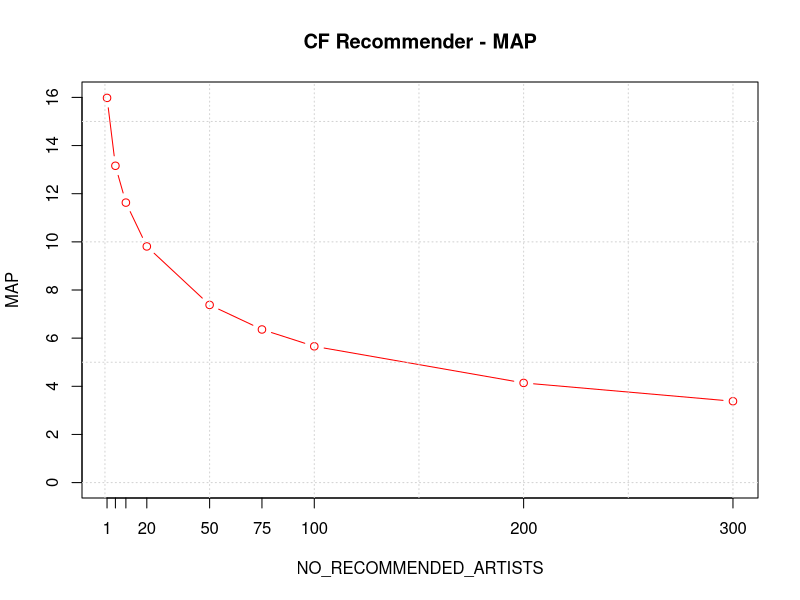
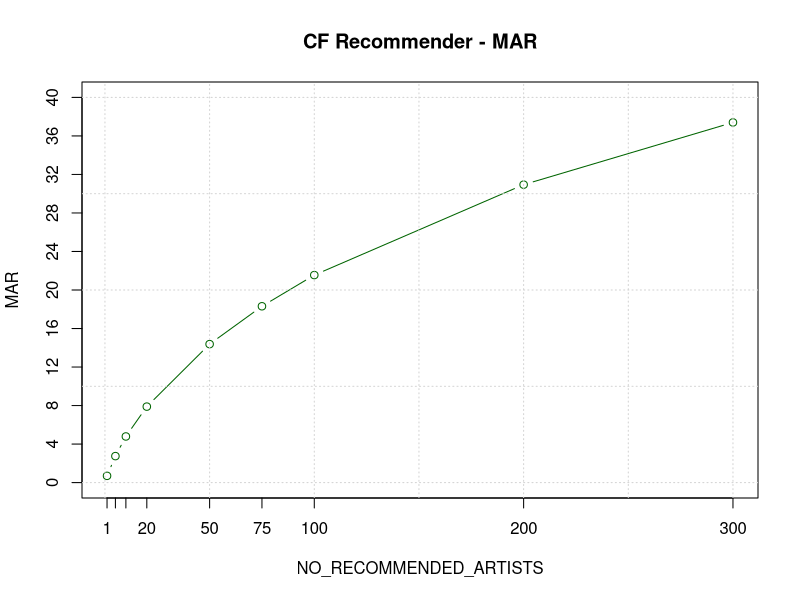
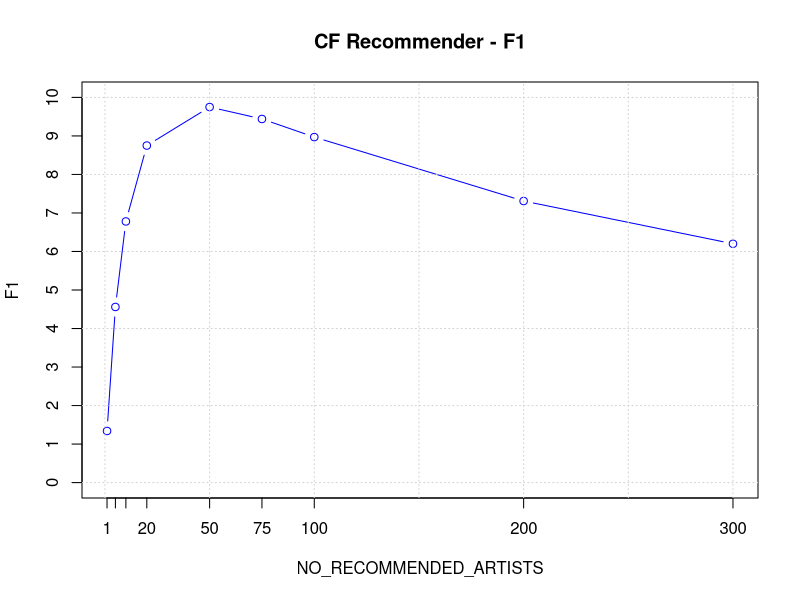
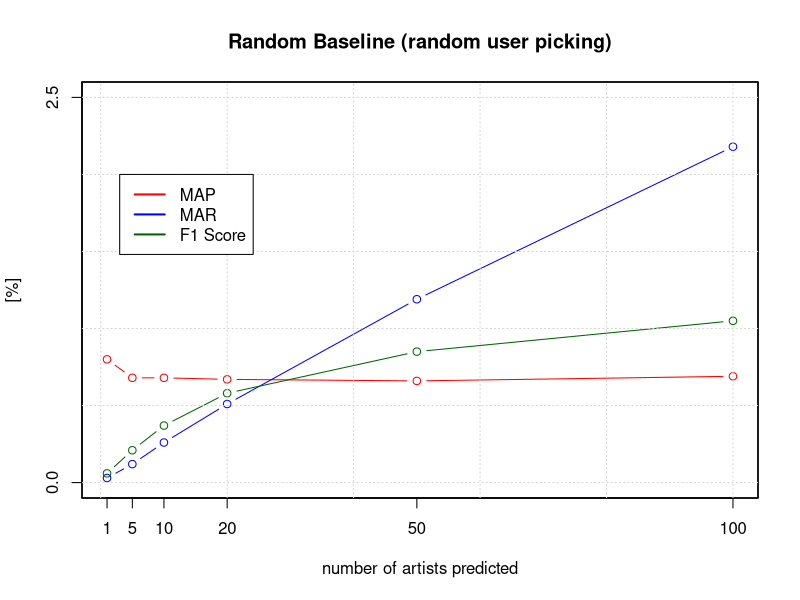
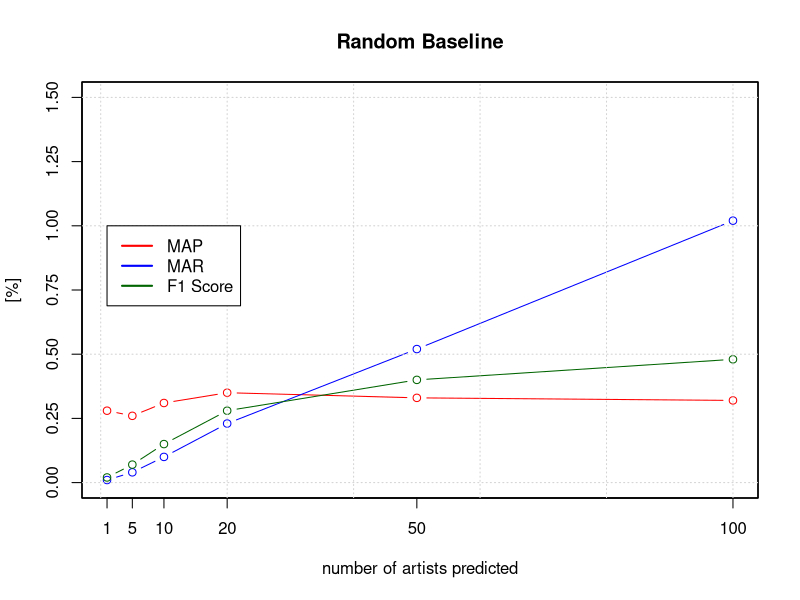
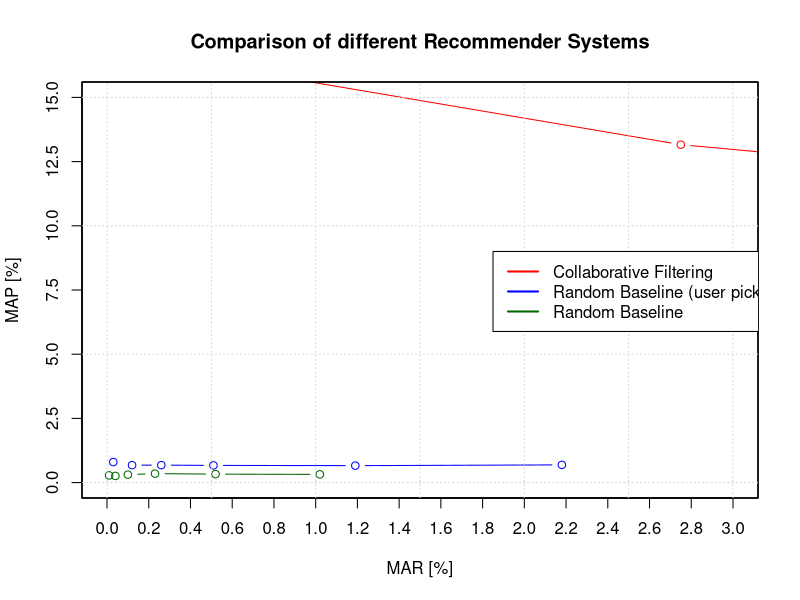

Here is the R script that generated these plots, in order:

# CF Recommender  (updated: 11.11.2016)

no_recommendations <- c(1, 5, 10, 20, 50, 75, 100, 200, 300)
cf_MAP <- c(15.98, 13.16, 11.63, 9.81, 7.38, 6.36, 5.66, 4.14, 3.38)
cf_MAR <- c(0.70, 2.75, 4.79, 7.89, 14.38, 18.31, 21.55, 30.94, 37.40)
cf_F1 <- c(1.34, 4.56, 6.78, 8.75, 9.75, 9.44, 8.97, 7.31, 6.20)

# CF - MAP
plot(no_recommendations, cf_MAP, type="b", xaxt="n", yaxt="n", xlab="NO_RECOMMENDED_ARTISTS", ylab="MAP", col="red", ylim=c(0,16), main="CF Recommender - MAP")
axis(1, at=no_recommendations, labels=no_recommendations)
axis(2, at=seq(0,16,by=2.0))
grid()
#text(no_recommendations+20, cf_MAP, cf_MAP) # doesnt look good because of: out of bounds problems

# CF - MAR
plot(no_recommendations, cf_MAR, type="b", xaxt="n", yaxt="n", xlab="NO_RECOMMENDED_ARTISTS", ylab="MAR", col="darkgreen", ylim=c(0,40), main="CF Recommender - MAR")
axis(1, at=no_recommendations, labels=no_recommendations)
axis(2, at=seq(0,40,by=4.0))
grid()

# CF - F1
plot(no_recommendations, cf_F1, type="b", xaxt="n", yaxt="n", xlab="NO_RECOMMENDED_ARTISTS", ylab="F1", col="blue", ylim=c(0,10), main="CF Recommender - F1")
axis(1, at=no_recommendations, labels=no_recommendations)
axis(2, at=seq(0,10,by=1.0))
grid()


# CB Recommender (updated: 11.11.2016)

no_recommendations <- c(1, 5, 10, 20, 50, 75, 100, 200, 300)
cb_MAP <- c(4.07, 3.75, 3.37, 2.92, 2.30, 2.01, 1.85, 1.34, 1.15)
cb_MAR <- c(1.56, 0.85, 1.45, 2.44, 4.72, 6.07, 7.34, 12.47, 15.61)
cb_F1 <- c(2.26, 1.39, 2.02, 2.66, 3.09, 3.02, 2.95, 2.42, 2.15)







# Random Baseline (Ours)
rb_n_artists <- c(1, 5, 10, 20, 50, 100)
rb_MAP <- c(0.8, 0.68, 0.68, 0.67, 0.66, 0.69)
rb_MAR <- c(0.03, 0.12, 0.26, 0.51, 1.19, 2.18)
rb_F1 <- c(0.06, 0.21, 0.37, 0.58, 0.85, 1.05)

plot(rb_n_artists, rb_MAP, type="b", xaxt="n", yaxt="n", xlab="number of artists predicted", ylab="[%]", col="red", ylim=c(0,2.5), main="Random Baseline (random user picking)")
par(new=TRUE)
plot(rb_n_artists, rb_MAR, type="b", xaxt="n", yaxt="n", xlab="", ylab="", col="blue", ylim=c(0,2.5))
par(new=TRUE)
plot(rb_n_artists, rb_F1, type="b", xaxt="n", yaxt="n", xlab="", ylab="", col="darkgreen", ylim=c(0,2.5))
axis(1, at=rb_n_artists, labels=rb_n_artists)
axis(2, at=seq(0,15,by=2.5))
grid()
legend(3, 2, c("MAP", "MAR", "F1 Score"), lty=c(1,1), lwd=2, col=c("red", "blue", "darkgreen"))
par(new=FALSE)

# Random Baseline (his)

rb2_n_artists <- c(1, 5, 10, 20, 50, 100)
rb2_MAP <- c(0.28, 0.26, 0.31, 0.35, 0.33, 0.32)
rb2_MAR <- c(0.01, 0.04, 0.1, 0.23, 0.52, 1.02)
rb2_F1 <- c(0.02, 0.07, 0.15, 0.28, 0.4, 0.48)

plot(rb2_n_artists, rb2_MAP, type="b", xaxt="n", yaxt="n", xlab="number of artists predicted", ylab="[%]", col="red", ylim=c(0,1.5), main="Random Baseline")
par(new=TRUE)
plot(rb2_n_artists, rb2_MAR, type="b", xaxt="n", yaxt="n", xlab="", ylab="", col="blue", ylim=c(0,1.5))
par(new=TRUE)
plot(rb2_n_artists, rb2_F1, type="b", xaxt="n", yaxt="n", xlab="", ylab="", col="darkgreen", ylim=c(0,1.5))
axis(1, at=rb2_n_artists, labels=rb2_n_artists)
axis(2, at=seq(0,1.5,by=0.25))
grid()
legend(1, 1, c("MAP", "MAR", "F1 Score"), lty=c(1,1), lwd=2, col=c("red", "blue", "darkgreen"))
par(new=FALSE)


# Compare results
plot(cf_MAR, cf_MAP, type="b", xaxt="n", yaxt="n", xlab="MAR [%]", ylab="MAP [%]", col="red", ylim=c(0,15), xlim=c(0,3), main="Comparison of different Recommender Systems")
par(new=TRUE)
plot(rb_MAR, rb_MAP, type="b", xaxt="n", yaxt="n", xlab="", ylab="", col="blue", ylim=c(0,15), xlim=c(0,3))
par(new=TRUE)
plot(rb2_MAR, rb2_MAP, type="b", xaxt="n", yaxt="n", xlab="", ylab="", col="darkgreen", ylim=c(0,15), xlim=c(0,3))
axis(1, at=seq(0, 3, 0.2))
axis(2, at=seq(0,15,by=2.5))
grid()
legend(1.85, 9, c("Collaborative Filtering", "Random Baseline (user picking)", "Random Baseline"), lty=c(1,1), lwd=2, col=c("red", "blue", "darkgreen"))
